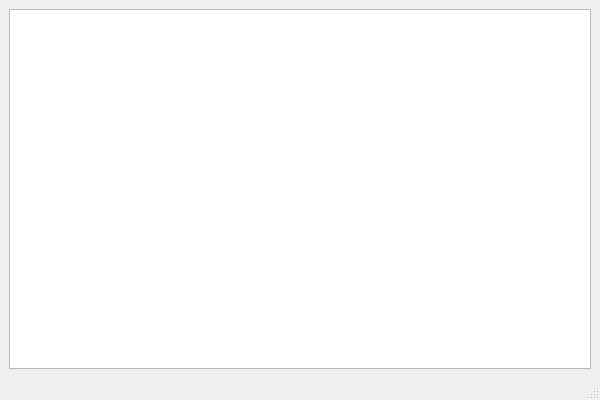
<?xml version="1.0" encoding="UTF-8"?>
<ui version="4.0">
    <class>MainWindow</class>
    <widget class="QMainWindow" name="MainWindow">
        <property name="geometry">
            <rect>
                <x>0</x>
                <y>50</y>
                <width>600</width>
                <height>400</height>
            </rect>
        </property>
        <property name="windowTitle">
            <string>TextEdit</string>
        </property>
        <widget class="QWidget" name="centralWidget">
            <layout class="QVBoxLayout" name="verticalLayout">
                <item>
                    <widget class="QTextEdit" name="textEdit"/>
                </item>
            </layout>
        </widget>
        <widget class="QMenuBar" name="menubar">
            <property name="geometry">
                <rect>
                    <x>0</x>
                    <y>0</y>
                    <width>275</width>
                    <height>22</height>
                </rect>
            </property>
            <item>
                <widget class="button" name="Archivo"/>
            </item>
        </widget>
        <widget class="QStatusBar" name="statusbar" />
    </widget>
    <resources />
    <connections />
</ui>
